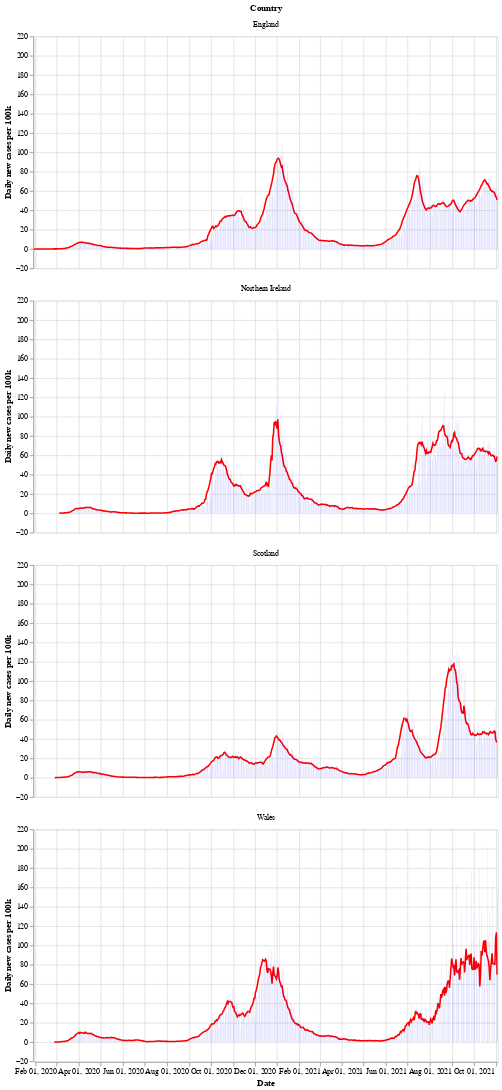

The notebook cell this image was saved under:
### Markdown cell above
Next is a bar chart of the number of new cases in each country (per 100k population), with the 7 day moving average of cases. Again we see that Wales saw a longer period of raising and falling cases compared to the other countries.

After a period of cases falling, each nation is now seeing a rise in the number of cases - especially in Wales.

### Code cell
# collapse
bars = alt.Chart(uk_cases).mark_bar().encode(
    x=alt.X("yearmonthdate(date):T", axis=alt.Axis(title='Date')),
    y=alt.Y("newCasesRate:Q", axis=alt.Axis(title='Daily new cases per 100k')),
    tooltip='newCasesRate',
    color=alt.condition(
        alt.datum.dailyChange > 0,
        alt.value("orange"),  # The positive color
        alt.value("blue")  # The negative color
    )
).properties(title='New cases per 100k population with rolling 7 day average', width=600).interactive()
line = alt.Chart(uk_cases).mark_line(
    color='red',
    size=2,
).transform_window(
    rolling_mean='mean(newCasesRate)',
    frame=[0, 7],
    groupby=['areaName']
).encode(
    x='yearmonthdate(date):T',
    y='rolling_mean:Q'
)
alt.layer(line, bars, data=uk_cases).facet(alt.Row('areaName', title='Country'), columns=1)

### Figure 1 — Vega-Lite specification as saved in the notebook (floating-point values rounded to 4 significant figures; data arrays with more than 128 entries replaced by an {"elided": "..."} marker saying what was removed)
{"config": {"view": {"continuousWidth": 400, "continuousHeight": 300}}, "data": {"name": "data-cb9bca0e2b5ba414e893901feab8cfe8"}, "facet": {"type": "nominal", "field": "areaName", "title": "Country"}, "spec": {"layer": [{"mark": {"type": "line", "color": "red", "size": 2}, "encoding": {"x": {"type": "temporal", "field": "date", "timeUnit": "yearmonthdate"}, "y": {"type": "quantitative", "field": "rolling_mean"}}, "transform": [{"window": [{"op": "mean", "field": "newCasesRate", "as": "rolling_mean"}], "frame": [0, 7], "groupby": ["areaName"]}]}, {"mark": "bar", "encoding": {"color": {"condition": {"value": "orange", "test": "(datum.dailyChange > 0)"}, "value": "blue"}, "tooltip": {"type": "quantitative", "field": "newCasesRate"}, "x": {"type": "temporal", "axis": {"title": "Date"}, "field": "date", "timeUnit": "yearmonthdate"}, "y": {"type": "quantitative", "axis": {"title": "Daily new cases per 100k"}, "field": "newCasesRate"}}, "selection": {"selector002": {"type": "interval", "bind": "scales", "encodings": ["x", "y"]}}, "title": "New cases per 100k population with rolling 7 day average", "width": 600}]}, "columns": 1, "$schema": "https://vega.github.io/schema/vega-lite/v4.8.1.json", "datasets": {"data-cb9bca0e2b5ba414e893901feab8cfe8": {"elided": "2480 records"}}}
